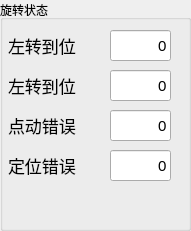
   <widget class="QGroupBox" name="GB_RotaInfo">
    <property name="geometry">
     <rect>
      <x>410</x>
      <y>100</y>
      <width>191</width>
      <height>231</height>
     </rect>
    </property>
    <property name="title">
     <string>旋转状态</string>
    </property>
    <widget class="QLineEdit" name="LE_TurnLift">
     <property name="geometry">
      <rect>
       <x>110</x>
       <y>30</y>
       <width>61</width>
       <height>31</height>
      </rect>
     </property>
     <property name="font">
      <font>
       <pointsize>11</pointsize>
      </font>
     </property>
     <property name="text">
      <string>0</string>
     </property>
     <property name="alignment">
      <set>Qt::AlignRight|Qt::AlignTrailing|Qt::AlignVCenter</set>
     </property>
    </widget>
    <widget class="QLabel" name="Lab_TurnLift">
     <property name="geometry">
      <rect>
       <x>8</x>
       <y>30</y>
       <width>91</width>
       <height>31</height>
      </rect>
     </property>
     <property name="font">
      <font>
       <pointsize>13</pointsize>
      </font>
     </property>
     <property name="text">
      <string>左转到位</string>
     </property>
    </widget>
    <widget class="QLabel" name="Lab_TurnRight">
     <property name="geometry">
      <rect>
       <x>8</x>
       <y>70</y>
       <width>91</width>
       <height>31</height>
      </rect>
     </property>
     <property name="font">
      <font>
       <pointsize>13</pointsize>
      </font>
     </property>
     <property name="text">
      <string>左转到位</string>
     </property>
    </widget>
    <widget class="QLineEdit" name="LE_TurnRight">
     <property name="geometry">
      <rect>
       <x>110</x>
       <y>70</y>
       <width>61</width>
       <height>31</height>
      </rect>
     </property>
     <property name="font">
      <font>
       <pointsize>11</pointsize>
      </font>
     </property>
     <property name="text">
      <string>0</string>
     </property>
     <property name="alignment">
      <set>Qt::AlignRight|Qt::AlignTrailing|Qt::AlignVCenter</set>
     </property>
    </widget>
    <widget class="QLineEdit" name="LE_ErrorRotaPointMove">
     <property name="geometry">
      <rect>
       <x>110</x>
       <y>110</y>
       <width>61</width>
       <height>31</height>
      </rect>
     </property>
     <property name="font">
      <font>
       <pointsize>11</pointsize>
      </font>
     </property>
     <property name="text">
      <string>0</string>
     </property>
     <property name="alignment">
      <set>Qt::AlignRight|Qt::AlignTrailing|Qt::AlignVCenter</set>
     </property>
    </widget>
    <widget class="QLabel" name="Lab_ErrorRotaLocation">
     <property name="geometry">
      <rect>
       <x>8</x>
       <y>150</y>
       <width>91</width>
       <height>31</height>
      </rect>
     </property>
     <property name="font">
      <font>
       <pointsize>13</pointsize>
      </font>
     </property>
     <property name="text">
      <string>定位错误</string>
     </property>
    </widget>
    <widget class="QLabel" name="Lab_ErrorRotaPointMove">
     <property name="geometry">
      <rect>
       <x>8</x>
       <y>110</y>
       <width>91</width>
       <height>31</height>
      </rect>
     </property>
     <property name="font">
      <font>
       <pointsize>13</pointsize>
      </font>
     </property>
     <property name="text">
      <string>点动错误</string>
     </property>
    </widget>
    <widget class="QLineEdit" name="LE_ErrorRotaLocation">
     <property name="geometry">
      <rect>
       <x>110</x>
       <y>150</y>
       <width>61</width>
       <height>31</height>
      </rect>
     </property>
     <property name="font">
      <font>
       <pointsize>11</pointsize>
      </font>
     </property>
     <property name="text">
      <string>0</string>
     </property>
     <property name="alignment">
      <set>Qt::AlignRight|Qt::AlignTrailing|Qt::AlignVCenter</set>
     </property>
    </widget>
   </widget>
